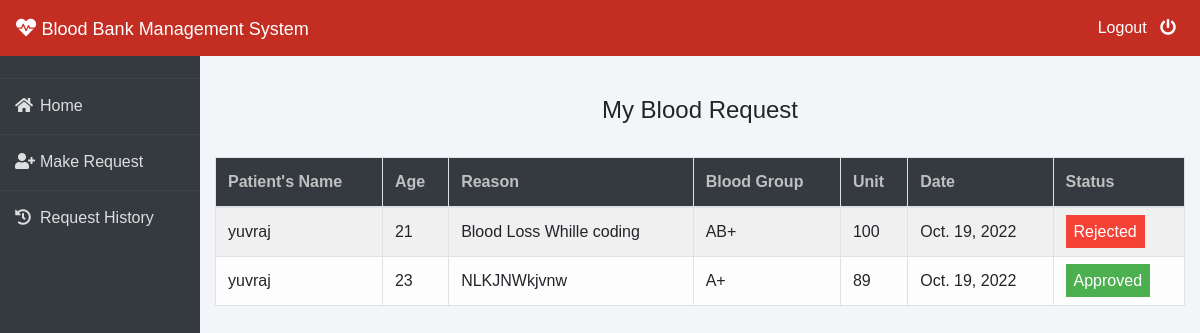
/patient/my-request (signed in), run on the app's committed database.
### blood/models.py (models this page shows, shortened)
class BloodRequest(models.Model):
    request_by_patient=models.ForeignKey(pmodels.Patient,null=True,on_delete=models.CASCADE)
    request_by_donor=models.ForeignKey(dmodels.Donor,null=True,on_delete=models.CASCADE)
    patient_name=models.CharField(max_length=30)
    patient_age=models.PositiveIntegerField()
    reason=models.CharField(max_length=500)
    bloodgroup=models.CharField(max_length=10)
    unit=models.PositiveIntegerField(default=0)
    status=models.CharField(max_length=20,default="Pending")
    date=models.DateField(auto_now=True)

### patient/views.py (the view)
# urls.py: path('my-request', views.my_request_view,name='my-request'),
def my_request_view(request):
    patient= models.Patient.objects.get(user_id=request.user.id)
    blood_request=bmodels.BloodRequest.objects.all().filter(request_by_patient=patient)
    return render(request,'patient/my_request.html',{'blood_request':blood_request})

### templates/patient/my_request.html (shortened to what this page needs)
{% extends 'patient/patientbase.html' %}
{% block content %}
{% load widget_tweaks %}
{%load static%}
<head>
   </head>
<br><br>
<div class="container">
    <H4 class="text-center">My Blood Request</H4><br>
    <table class="table table-light table-hover table-bordered table-striped">
        <thead class="bg-dark">
            <tr>
                <th scope="col" style="color: rgb(192, 192, 192);">Patient's Name</th>
                <th scope="col" style="color: rgb(192, 192, 192);">Age</th>
                <th scope="col" style="color: rgb(192, 192, 192);">Reason</th>
                <th scope="col" style="color: rgb(192, 192, 192);">Blood Group</th>
                <th scope="col" style="color: rgb(192, 192, 192);">Unit</th>
                <th scope="col" style="color: rgb(192, 192, 192);">Date</th>
                <th scope="col" style="color: rgb(192, 192, 192);">Status</th>
            </tr>
        </thead>
        <tbody>
            {% for t in blood_request %}
            <tr>
                <td> {{t.patient_name}}</td>
                <td>{{t.patient_age}}</td>
                <td>{{t.reason}}</td>
                <td>{{t.bloodgroup}}</td>
                <td>{{t.unit}}</td>
                <td>{{t.date}}</td>
                {% if t.status == 'Approved' %}
                <td><span class="label success"> Approved</span></td>
                {% elif t.status == 'Rejected' %}
                <td><span class="label danger">Rejected</span></td>
                {% else %}
                <td><span style="color: white;margin-left: 0px;" class="label info">Pending</span></td>
                {% endif %}
            </tr>
            {% endfor %}
        </tbody>
    </table>
</div>
{% endblock content %}

### templates/patient/patientbase.html (shortened to what this page needs)
<!DOCTYPE html>
<html lang="en">
<head>
    <link rel="stylesheet" href="https://maxcdn.bootstrapcdn.com/bootstrap/4.0.0/css/bootstrap.min.css">
    <link rel="stylesheet" href="https://cdnjs.cloudflare.com/ajax/libs/font-awesome/5.14.0/css/all.css">
</head>
<body>
    <nav class="navbar navbar-expand-lg navbar-light fixed-top bg-danger">
        <a style="color:white;" class="navbar-brand" href="/"><i class="fa fa-heartbeat"></i>&nbsp;<font face = "Comic sans MS" size ="4">Blood Bank Management System</font></a>
        <div class="navbar-collapse collapse w-100 order-3 dual-collapse2">
            <ul class="navbar-nav ml-auto">
                <li class="nav-item">
                    <a class="nav-link" style="color: white;" href="/logout">Logout &nbsp; <i class="fa fa-power-off"></i></a>
                </li>
            </ul>
        </div>
      </nav>
<br><br>
<div class="wrapper">
    <div class="sidebar">
        <ul>
            <li><a style="text-decoration:none;" href="/"><i class="fas fa-home"></i>Home</a></li>
            <li><a style="text-decoration:none;" href="/patient/make-request"><i class="fas fa-user-plus"></i>Make Request</a></li>
            <li><a style="text-decoration:none;" href="/patient/my-request"><i class="fas fa-history"></i>Request History</a></li>
        </ul>
    </div>
    <div class="main_content">
{% block content %}
{% endblock content %}
    </div>
</div>
</body>
</html>

### templates/patient/patientbase.html (style rules this page uses)
* { margin: 0; padding: 0; box-sizing: border-box; list-style: none; text-decoration: none; font-family: 'Josefin Sans', sans-serif; }
body { background-color: #f3f5f9; }
.bg-danger { background-color: #c32d22!important; }
.wrapper { display: flex; position: relative; }
.wrapper .sidebar { width: 200px; height: 100%; background: #343a40; padding: 30px 0px; position: fixed; }
.wrapper .sidebar ul li { padding: 15px; border-bottom: 1px solid #dedede; border-bottom: 1px solid rgba(0,0,0,0.05); border-top: 1px solid rgba(255,255,255,0.05); }
.wrapper .sidebar ul li a { color: #dedede; display: block; }
.wrapper .sidebar ul li a .fas { width: 25px; }
.wrapper .main_content { width: 100%; margin-left: 200px; }

### templates/patient/my_request.html (style rules this page uses)
.label { color: white; padding: 8px; }
.success { background-color: #4CAF50; }
.danger { background-color: #f44336; }

### data on the page
BloodRequest: patient_name "yuvraj", patient_age "21", reason "Blood Loss Whille coding", bloodgroup "AB+", unit "100", date "Oct. 19, 2022", status "Rejected"
BloodRequest: patient_name "yuvraj", patient_age "23", reason "NLKJNWkjvnw", bloodgroup "A+", unit "89", date "Oct. 19, 2022", status "Approved"
